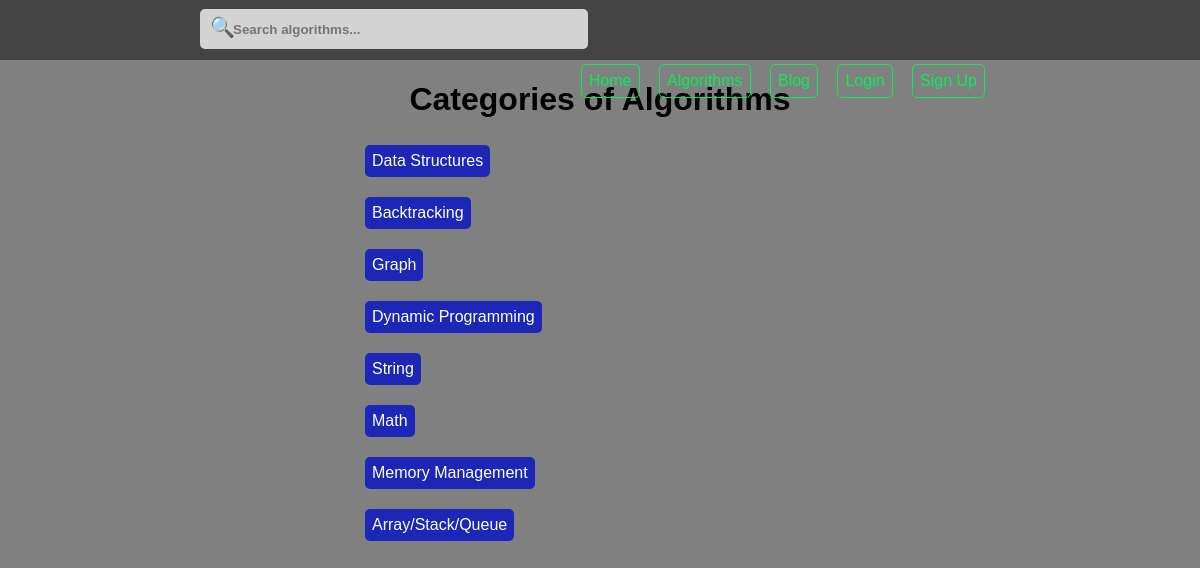
Before: /algorithms/ with the older database file.
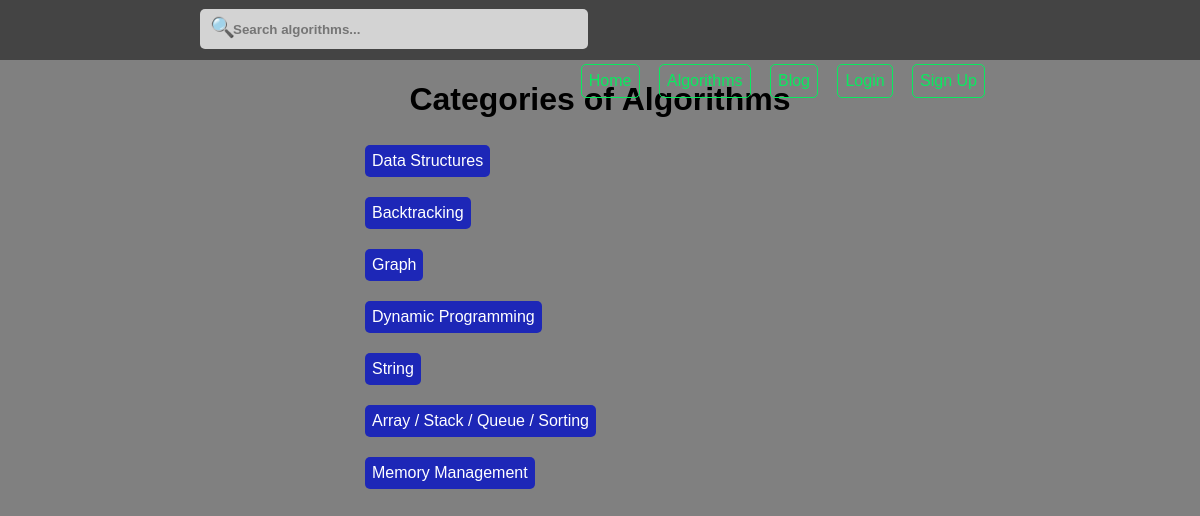
After: the same page with the newer database file.
### computer_science/models.py (models this page shows, shortened)
class Algorithm(models.Model):
	title = models.CharField(max_length = 300)
	friendly_title = models.SlugField(unique = False, default = None)
	category = models.CharField(max_length = 300, default = None)
	friendly_category = models.SlugField(unique = False, default = None)
	code = models.TextField()
	users = models.ManyToManyField(User)
	likes = models.ManyToManyField(User, blank = True, related_name = 'algorithm_likes')
	created_at = models.DateTimeField(auto_now = False, auto_now_add = True)
	updated_at = models.DateTimeField(auto_now = True, auto_now_add = False)
	class Meta:
		ordering = ['title']

### computer_science/views.py (the view)
# urls.py: url(r'^algorithms/$', categories, name = 'categories'),
def categories(request):
	algorithms = Algorithm.objects.all()
	hashmap = {}
	for algorithm in algorithms:
		hashmap[algorithm.category] = algorithm.friendly_category
	items = { 'all_categories': hashmap, 'title': 'Categories of Algorithms' }
	return render(request, 'algorithms/categories.html', items)

### templates/algorithms/categories.html (shortened to what this page needs)
{% extends 'base.html' %}
{% load static %}
{% block css %}
	<link rel="stylesheet" type="text/css" href="{% static 'css/algorithm_categories.css' %}">
{% endblock css %}
{% block main %}
	<h1>Categories of Algorithms</h1>
	<div class="algorithm-categories">
		{% for category, friendly_category in all_categories.items %}
			<div class="each-category"><a href="{{ friendly_category }}" class="button-class-b">{{ category }}</a></div>
		{% endfor %}
	</div>
{% endblock main %}

Changed rows visible on the page:
no longer on this page (row edited): Algorithm: all_categories "Array/Stack/Queue"
Other visible differences:
new list line: "Array / Stack / Queue / Sorting"
list line gone: "Math"
